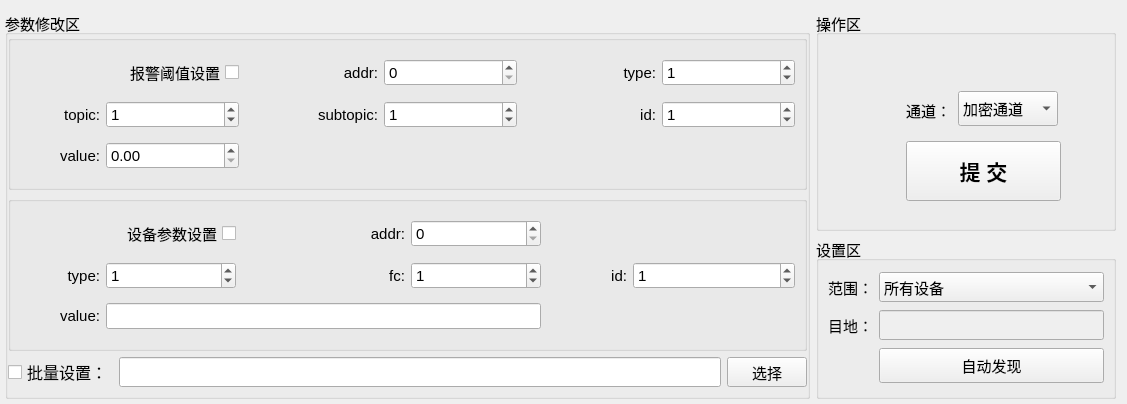
<?xml version="1.0" encoding="UTF-8"?>
<ui version="4.0">
 <class>Home_WorkWid</class>
 <widget class="QWidget" name="Home_WorkWid">
  <property name="geometry">
   <rect>
    <x>0</x>
    <y>0</y>
    <width>1127</width>
    <height>404</height>
   </rect>
  </property>
  <property name="font">
   <font>
    <pointsize>11</pointsize>
   </font>
  </property>
  <property name="windowTitle">
   <string>Form</string>
  </property>
  <layout class="QGridLayout" name="gridLayout">
   <property name="leftMargin">
    <number>5</number>
   </property>
   <property name="bottomMargin">
    <number>5</number>
   </property>
   <item row="1" column="1">
    <widget class="QGroupBox" name="groupBox_3">
     <property name="enabled">
      <bool>true</bool>
     </property>
     <property name="minimumSize">
      <size>
       <width>270</width>
       <height>0</height>
      </size>
     </property>
     <property name="maximumSize">
      <size>
       <width>300</width>
       <height>16777215</height>
      </size>
     </property>
     <property name="title">
      <string>设置区</string>
     </property>
     <layout class="QGridLayout" name="gridLayout_2">
      <item row="0" column="0">
       <widget class="QLabel" name="label_11">
        <property name="minimumSize">
         <size>
          <width>0</width>
          <height>30</height>
         </size>
        </property>
        <property name="font">
         <font>
          <pointsize>11</pointsize>
         </font>
        </property>
        <property name="text">
         <string>范围：</string>
        </property>
        <property name="alignment">
         <set>Qt::AlignRight|Qt::AlignTrailing|Qt::AlignVCenter</set>
        </property>
       </widget>
      </item>
      <item row="0" column="1">
       <widget class="QComboBox" name="rangeBox">
        <property name="minimumSize">
         <size>
          <width>100</width>
          <height>30</height>
         </size>
        </property>
        <property name="font">
         <font>
          <pointsize>11</pointsize>
         </font>
        </property>
        <property name="contextMenuPolicy">
         <enum>Qt::NoContextMenu</enum>
        </property>
        <item>
         <property name="text">
          <string>所有设备</string>
         </property>
        </item>
        <item>
         <property name="text">
          <string>单个设备</string>
         </property>
        </item>
        <item>
         <property name="text">
          <string>指定机房</string>
         </property>
        </item>
       </widget>
      </item>
      <item row="1" column="0">
       <widget class="QLabel" name="label_12">
        <property name="minimumSize">
         <size>
          <width>0</width>
          <height>30</height>
         </size>
        </property>
        <property name="font">
         <font>
          <pointsize>11</pointsize>
         </font>
        </property>
        <property name="text">
         <string>目地：</string>
        </property>
        <property name="alignment">
         <set>Qt::AlignRight|Qt::AlignTrailing|Qt::AlignVCenter</set>
        </property>
       </widget>
      </item>
      <item row="1" column="1">
       <widget class="QLineEdit" name="dstEdit">
        <property name="enabled">
         <bool>false</bool>
        </property>
        <property name="minimumSize">
         <size>
          <width>0</width>
          <height>30</height>
         </size>
        </property>
       </widget>
      </item>
      <item row="2" column="1">
       <widget class="QPushButton" name="findBtn">
        <property name="minimumSize">
         <size>
          <width>0</width>
          <height>35</height>
         </size>
        </property>
        <property name="text">
         <string>自动发现</string>
        </property>
       </widget>
      </item>
     </layout>
    </widget>
   </item>
   <item row="0" column="0" rowspan="2">
    <widget class="QGroupBox" name="groupBox">
     <property name="title">
      <string>参数修改区</string>
     </property>
     <layout class="QGridLayout" name="gridLayout_4">
      <property name="leftMargin">
       <number>0</number>
      </property>
      <property name="topMargin">
       <number>0</number>
      </property>
      <property name="rightMargin">
       <number>0</number>
      </property>
      <property name="bottomMargin">
       <number>9</number>
      </property>
      <item row="0" column="0" colspan="3">
       <widget class="QGroupBox" name="groupBox_4">
        <property name="title">
         <string/>
        </property>
        <property name="alignment">
         <set>Qt::AlignLeading|Qt::AlignLeft|Qt::AlignVCenter</set>
        </property>
        <layout class="QGridLayout" name="gridLayout_3">
         <item row="0" column="0" colspan="2">
          <widget class="QCheckBox" name="alarm_checkBox">
           <property name="layoutDirection">
            <enum>Qt::RightToLeft</enum>
           </property>
           <property name="text">
            <string>报警阈值设置</string>
           </property>
          </widget>
         </item>
         <item row="0" column="2">
          <widget class="QLabel" name="label_2">
           <property name="text">
            <string>addr:</string>
           </property>
           <property name="alignment">
            <set>Qt::AlignRight|Qt::AlignTrailing|Qt::AlignVCenter</set>
           </property>
          </widget>
         </item>
         <item row="0" column="3">
          <widget class="QSpinBox" name="alarm_addrBox">
           <property name="maximum">
            <number>255</number>
           </property>
          </widget>
         </item>
         <item row="0" column="4">
          <widget class="QLabel" name="label_3">
           <property name="text">
            <string>type:</string>
           </property>
           <property name="alignment">
            <set>Qt::AlignRight|Qt::AlignTrailing|Qt::AlignVCenter</set>
           </property>
          </widget>
         </item>
         <item row="0" column="5">
          <widget class="QSpinBox" name="alarm_typeBox">
           <property name="maximum">
            <number>100</number>
           </property>
           <property name="value">
            <number>1</number>
           </property>
          </widget>
         </item>
         <item row="1" column="0">
          <widget class="QLabel" name="label_4">
           <property name="maximumSize">
            <size>
             <width>80</width>
             <height>16777215</height>
            </size>
           </property>
           <property name="text">
            <string>topic:</string>
           </property>
           <property name="alignment">
            <set>Qt::AlignRight|Qt::AlignTrailing|Qt::AlignVCenter</set>
           </property>
          </widget>
         </item>
         <item row="1" column="1">
          <widget class="QSpinBox" name="alarm_topicBox">
           <property name="maximum">
            <number>100</number>
           </property>
           <property name="value">
            <number>1</number>
           </property>
          </widget>
         </item>
         <item row="1" column="2">
          <widget class="QLabel" name="label_5">
           <property name="text">
            <string>subtopic:</string>
           </property>
           <property name="alignment">
            <set>Qt::AlignRight|Qt::AlignTrailing|Qt::AlignVCenter</set>
           </property>
          </widget>
         </item>
         <item row="1" column="3">
          <widget class="QSpinBox" name="alarm_subBox">
           <property name="maximum">
            <number>100</number>
           </property>
           <property name="value">
            <number>1</number>
           </property>
          </widget>
         </item>
         <item row="1" column="4">
          <widget class="QLabel" name="label_6">
           <property name="text">
            <string>id:</string>
           </property>
           <property name="alignment">
            <set>Qt::AlignRight|Qt::AlignTrailing|Qt::AlignVCenter</set>
           </property>
          </widget>
         </item>
         <item row="1" column="5">
          <widget class="QSpinBox" name="alarm_idBox">
           <property name="maximum">
            <number>200</number>
           </property>
           <property name="value">
            <number>1</number>
           </property>
          </widget>
         </item>
         <item row="2" column="0">
          <widget class="QLabel" name="label_7">
           <property name="maximumSize">
            <size>
             <width>80</width>
             <height>16777215</height>
            </size>
           </property>
           <property name="text">
            <string>value:</string>
           </property>
           <property name="alignment">
            <set>Qt::AlignRight|Qt::AlignTrailing|Qt::AlignVCenter</set>
           </property>
          </widget>
         </item>
         <item row="2" column="1">
          <widget class="QDoubleSpinBox" name="alarm_valueSpinBox">
           <property name="maximum">
            <double>9999.989999999999782</double>
           </property>
          </widget>
         </item>
        </layout>
       </widget>
      </item>
      <item row="2" column="2">
       <widget class="QPushButton" name="selectBtn">
        <property name="minimumSize">
         <size>
          <width>0</width>
          <height>25</height>
         </size>
        </property>
        <property name="maximumSize">
         <size>
          <width>16777215</width>
          <height>30</height>
         </size>
        </property>
        <property name="text">
         <string>选择</string>
        </property>
       </widget>
      </item>
      <item row="2" column="1">
       <widget class="QLineEdit" name="pathEdit">
        <property name="minimumSize">
         <size>
          <width>0</width>
          <height>30</height>
         </size>
        </property>
        <property name="maximumSize">
         <size>
          <width>16777215</width>
          <height>30</height>
         </size>
        </property>
        <property name="font">
         <font>
          <pointsize>10</pointsize>
         </font>
        </property>
       </widget>
      </item>
      <item row="1" column="0" colspan="3">
       <widget class="QGroupBox" name="groupBox_5">
        <property name="title">
         <string/>
        </property>
        <property name="alignment">
         <set>Qt::AlignRight|Qt::AlignTrailing|Qt::AlignVCenter</set>
        </property>
        <layout class="QGridLayout" name="gridLayout_5">
         <item row="0" column="0" colspan="2">
          <widget class="QCheckBox" name="cfg_checkBox">
           <property name="layoutDirection">
            <enum>Qt::RightToLeft</enum>
           </property>
           <property name="text">
            <string>设备参数设置</string>
           </property>
          </widget>
         </item>
         <item row="0" column="2">
          <widget class="QLabel" name="label_22">
           <property name="text">
            <string>addr:</string>
           </property>
           <property name="alignment">
            <set>Qt::AlignRight|Qt::AlignTrailing|Qt::AlignVCenter</set>
           </property>
          </widget>
         </item>
         <item row="0" column="3">
          <widget class="QSpinBox" name="cfg_addrBox">
           <property name="maximumSize">
            <size>
             <width>130</width>
             <height>16777215</height>
            </size>
           </property>
           <property name="maximum">
            <number>255</number>
           </property>
          </widget>
         </item>
         <item row="1" column="0">
          <widget class="QLabel" name="label_18">
           <property name="maximumSize">
            <size>
             <width>80</width>
             <height>16777215</height>
            </size>
           </property>
           <property name="text">
            <string>type:</string>
           </property>
           <property name="alignment">
            <set>Qt::AlignRight|Qt::AlignTrailing|Qt::AlignVCenter</set>
           </property>
          </widget>
         </item>
         <item row="1" column="1">
          <widget class="QSpinBox" name="cfg_typeBox">
           <property name="maximumSize">
            <size>
             <width>130</width>
             <height>16777215</height>
            </size>
           </property>
           <property name="maximum">
            <number>200</number>
           </property>
           <property name="value">
            <number>1</number>
           </property>
          </widget>
         </item>
         <item row="1" column="2">
          <widget class="QLabel" name="label_17">
           <property name="text">
            <string>fc:</string>
           </property>
           <property name="alignment">
            <set>Qt::AlignRight|Qt::AlignTrailing|Qt::AlignVCenter</set>
           </property>
          </widget>
         </item>
         <item row="1" column="3">
          <widget class="QSpinBox" name="cfg_fcBox">
           <property name="maximum">
            <number>200</number>
           </property>
           <property name="value">
            <number>1</number>
           </property>
          </widget>
         </item>
         <item row="1" column="4">
          <widget class="QLabel" name="label_19">
           <property name="maximumSize">
            <size>
             <width>80</width>
             <height>16777215</height>
            </size>
           </property>
           <property name="text">
            <string>id:</string>
           </property>
           <property name="alignment">
            <set>Qt::AlignRight|Qt::AlignTrailing|Qt::AlignVCenter</set>
           </property>
          </widget>
         </item>
         <item row="1" column="5">
          <widget class="QSpinBox" name="cfg_idBox">
           <property name="maximum">
            <number>200</number>
           </property>
           <property name="value">
            <number>1</number>
           </property>
          </widget>
         </item>
         <item row="2" column="0">
          <widget class="QLabel" name="label_20">
           <property name="text">
            <string>value:</string>
           </property>
           <property name="alignment">
            <set>Qt::AlignRight|Qt::AlignTrailing|Qt::AlignVCenter</set>
           </property>
          </widget>
         </item>
         <item row="2" column="1" colspan="3">
          <widget class="QLineEdit" name="cfg_valueEdit"/>
         </item>
        </layout>
       </widget>
      </item>
      <item row="2" column="0">
       <widget class="QCheckBox" name="batchCheck">
        <property name="minimumSize">
         <size>
          <width>0</width>
          <height>30</height>
         </size>
        </property>
        <property name="font">
         <font>
          <pointsize>12</pointsize>
         </font>
        </property>
        <property name="text">
         <string>批量设置：</string>
        </property>
       </widget>
      </item>
     </layout>
    </widget>
   </item>
   <item row="0" column="1">
    <widget class="QGroupBox" name="groupBox_2">
     <property name="enabled">
      <bool>true</bool>
     </property>
     <property name="minimumSize">
      <size>
       <width>300</width>
       <height>220</height>
      </size>
     </property>
     <property name="maximumSize">
      <size>
       <width>400</width>
       <height>16777215</height>
      </size>
     </property>
     <property name="title">
      <string>操作区</string>
     </property>
     <widget class="QPushButton" name="startBtn">
      <property name="geometry">
       <rect>
        <x>90</x>
        <y>130</y>
        <width>155</width>
        <height>60</height>
       </rect>
      </property>
      <property name="minimumSize">
       <size>
        <width>120</width>
        <height>0</height>
       </size>
      </property>
      <property name="maximumSize">
       <size>
        <width>200</width>
        <height>60</height>
       </size>
      </property>
      <property name="font">
       <font>
        <pointsize>16</pointsize>
        <bold>true</bold>
       </font>
      </property>
      <property name="text">
       <string>提 交</string>
      </property>
     </widget>
     <widget class="QComboBox" name="modeBox">
      <property name="geometry">
       <rect>
        <x>142</x>
        <y>80</y>
        <width>100</width>
        <height>35</height>
       </rect>
      </property>
      <property name="minimumSize">
       <size>
        <width>100</width>
        <height>0</height>
       </size>
      </property>
      <property name="font">
       <font>
        <pointsize>11</pointsize>
       </font>
      </property>
      <property name="contextMenuPolicy">
       <enum>Qt::NoContextMenu</enum>
      </property>
      <item>
       <property name="text">
        <string>加密通道</string>
       </property>
      </item>
     </widget>
     <widget class="QLabel" name="label_10">
      <property name="geometry">
       <rect>
        <x>80</x>
        <y>82</y>
        <width>55</width>
        <height>35</height>
       </rect>
      </property>
      <property name="minimumSize">
       <size>
        <width>55</width>
        <height>35</height>
       </size>
      </property>
      <property name="maximumSize">
       <size>
        <width>70</width>
        <height>35</height>
       </size>
      </property>
      <property name="font">
       <font>
        <pointsize>11</pointsize>
       </font>
      </property>
      <property name="text">
       <string>通道：</string>
      </property>
      <property name="alignment">
       <set>Qt::AlignRight|Qt::AlignTrailing|Qt::AlignVCenter</set>
      </property>
     </widget>
    </widget>
   </item>
  </layout>
 </widget>
 <resources/>
 <connections/>
</ui>
